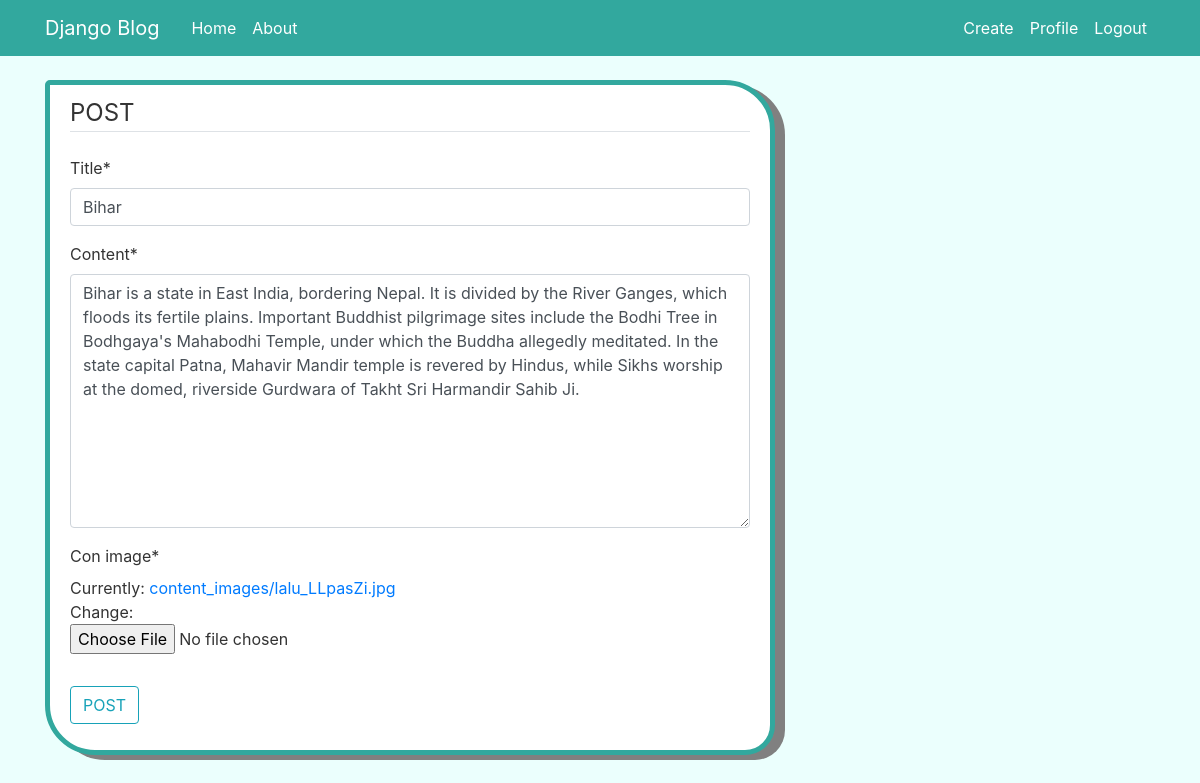
/post/12/update/ (signed in), run on the app's committed database.
### main_website/models.py (models this page shows, shortened)
class Post(models.Model):
	title=models.CharField(max_length=100)
	content=models.TextField()
	date_posted=models.DateTimeField(default=timezone.now)
	author=models.ForeignKey(User, on_delete=models.CASCADE)
	con_image=models.ImageField(default='panda.jpg',upload_to='content_images')

### main_website/views.py (the view, shortened to what this page needs)
# urls.py: path('post/<int:pk>/update/', PostUpdateView.as_view() , name='post-update'),
class PostUpdateView(LoginRequiredMixin,UserPassesTestMixin,UpdateView):
	model=Post
	fields=['title','content','con_image']
	def test_func(self):
		post=self.get_object()
		if self.request.user==post.author:
			return True
		return False

### main_website/templates/main_website/post_form.html (shortened to what this page needs)
{%extends "main_website/base.html"%}
{%load crispy_forms_tags %}
{%block content%}
	<div class ="content-section">
		<form method = "POST">
			<fieldset class = "form-group">
				<legend class = "border-bottom mb-4">POST</legend>
				{{form|crispy}}
			</fieldset>
			<div class ="form-group">
				<button class="btn btn-outline-info" type="submit">POST</button>
			</div>
		</form>
	</div>
{%endblock content%}

### main_website/static/main_website/main.css (style rules this page uses)
body { background: #ebfffd; color: #333333; margin-top: 5rem; }
.content-section { background: #ffffff; padding: 10px 20px; border: 5px solid #32a89e; border-radius: 5px 50px 30px 50px; margin-bottom: 20px; box-shadow: 10px 5px grey; }

### data on the page
Post: title "Bihar", content "Bihar is a state in East India, bordering Nepal. It is divided by the River Ganges, which floods its fertile plains. Important Buddhist pilgrimage sites include the Bodhi Tree in Bodhgaya's Mahabodhi Temple, under which the Buddha allegedly meditated. In the state capital Patna, Mahavir Mandir temple is revered by Hindus, while Sikhs worship at the domed, riverside Gurdwara of Takht Sri Harmandir Sahib Ji."
